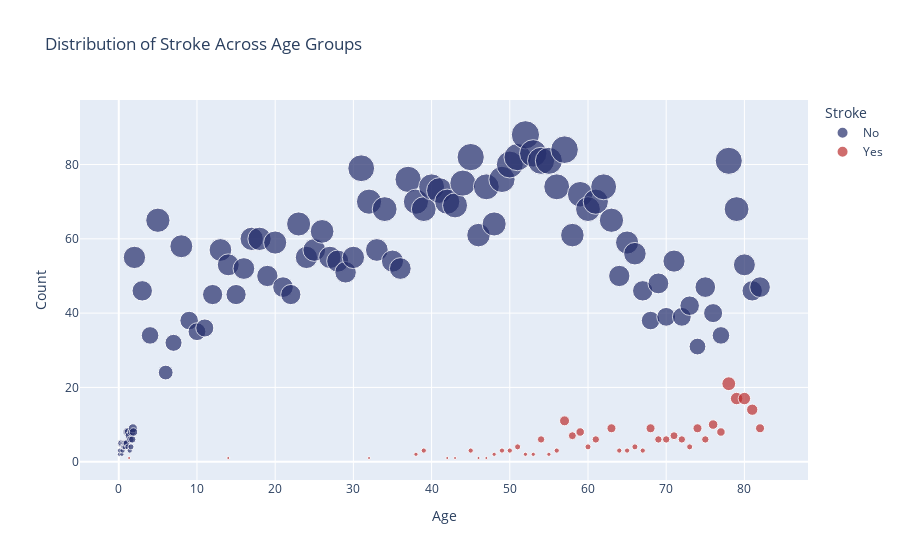

The code cell stored with this chart in its notebook:
### Markdown cell above
**Stroke across age groups**

### Code cell
age_stroke_counts = df2.groupby(["age", "stroke"]).size().reset_index(name="Count")
fig_bubble_age_stroke = px.scatter(age_stroke_counts, x="age", y="Count", size="Count", color="stroke",
                                   title="Distribution of Stroke Across Age Groups",
                                   labels={"age": "Age", "Count": "Count", "stroke": "Stroke"},
                                   color_discrete_sequence=['#252E6C', '#BC3030'] )

fig_bubble_age_stroke.update_layout(xaxis_title="Age", yaxis_title="Count")

fig_bubble_age_stroke.show()

### Figure 1 — Plotly figure (JSON) as saved in the notebook; plotly's stock layout.template omitted (floating-point values rounded to 4 significant figures)
{"data": [{"hovertemplate": "Stroke=No<br>Age=%{x}<br>Count=%{marker.size}<extra></extra>", "legendgroup": "No", "marker": {"color": "#252E6C", "size": [2, 3, 5, 5, 2, 3, 5, 4, 5, 4, 5, 5, 8, 4, 8, 7, 3, 6, 4, 8, 6, 9, 8, 55, 46, 34, 65, 24, 32, 58, 38, 35, 36, 45, 57, 53, 45, 52, 60, 60, 50, 59, 47, 45, 64, 55, 57, 62, 55, 54, 51, 55, 79, 70, 57, 68, 54, 52, 76, 70, 68, 74, 73, 70, 69, 75, 82, 61, 74, 64, 76, 80, 82, 88, 83, 81, 81, 74, 84, 61, 72, 68, 70, 74, 65, 50, 59, 56, 46, 38, 48, 39, 54, 39, 42, 31, 47, 40, 34, 81, 68, 53, 46, 47], "sizemode": "area", "sizeref": 0.22, "symbol": "circle"}, "mode": "markers", "name": "No", "orientation": "v", "showlegend": true, "type": "scatter", "x": [0.08, 0.16, 0.24, 0.32, 0.4, 0.48, 0.56, 0.64, 0.72, 0.8, 0.88, 1, 1.08, 1.16, 1.24, 1.32, 1.4, 1.48, 1.56, 1.64, 1.72, 1.8, 1.88, 2, 3, 4, 5, 6, 7, 8, 9, 10, 11, 12, 13, 14, 15, 16, 17, 18, 19, 20, 21, 22, 23, 24, 25, 26, 27, 28, 29, 30, 31, 32, 33, 34, 35, 36, 37, 38, 39, 40, 41, 42, 43, 44, 45, 46, 47, 48, 49, 50, 51, 52, 53, 54, 55, 56, 57, 58, 59, 60, 61, 62, 63, 64, 65, 66, 67, 68, 69, 70, 71, 72, 73, 74, 75, 76, 77, 78, 79, 80, 81, 82], "xaxis": "x", "y": [2, 3, 5, 5, 2, 3, 5, 4, 5, 4, 5, 5, 8, 4, 8, 7, 3, 6, 4, 8, 6, 9, 8, 55, 46, 34, 65, 24, 32, 58, 38, 35, 36, 45, 57, 53, 45, 52, 60, 60, 50, 59, 47, 45, 64, 55, 57, 62, 55, 54, 51, 55, 79, 70, 57, 68, 54, 52, 76, 70, 68, 74, 73, 70, 69, 75, 82, 61, 74, 64, 76, 80, 82, 88, 83, 81, 81, 74, 84, 61, 72, 68, 70, 74, 65, 50, 59, 56, 46, 38, 48, 39, 54, 39, 42, 31, 47, 40, 34, 81, 68, 53, 46, 47], "yaxis": "y"}, {"hovertemplate": "Stroke=Yes<br>Age=%{x}<br>Count=%{marker.size}<extra></extra>", "legendgroup": "Yes", "marker": {"color": "#BC3030", "size": [1, 1, 1, 2, 3, 1, 1, 3, 1, 1, 2, 3, 3, 4, 2, 2, 6, 2, 3, 11, 7, 8, 4, 6, 9, 3, 3, 4, 3, 9, 6, 6, 7, 6, 4, 9, 6, 10, 8, 21, 17, 17, 14, 9], "sizemode": "area", "sizeref": 0.22, "symbol": "circle"}, "mode": "markers", "name": "Yes", "orientation": "v", "showlegend": true, "type": "scatter", "x": [1.32, 14, 32, 38, 39, 42, 43, 45, 46, 47, 48, 49, 50, 51, 52, 53, 54, 55, 56, 57, 58, 59, 60, 61, 63, 64, 65, 66, 67, 68, 69, 70, 71, 72, 73, 74, 75, 76, 77, 78, 79, 80, 81, 82], "xaxis": "x", "y": [1, 1, 1, 2, 3, 1, 1, 3, 1, 1, 2, 3, 3, 4, 2, 2, 6, 2, 3, 11, 7, 8, 4, 6, 9, 3, 3, 4, 3, 9, 6, 6, 7, 6, 4, 9, 6, 10, 8, 21, 17, 17, 14, 9], "yaxis": "y"}], "layout": {"legend": {"itemsizing": "constant", "title": {"text": "Stroke"}, "tracegroupgap": 0}, "title": {"text": "Distribution of Stroke Across Age Groups"}, "xaxis": {"anchor": "y", "domain": [0, 1], "title": {"text": "Age"}}, "yaxis": {"anchor": "x", "domain": [0, 1], "title": {"text": "Count"}}}}
